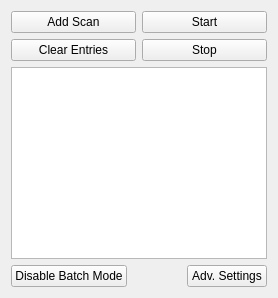
      <widget class="QWidget" name="tab_Batch">
       <attribute name="title">
        <string>Batch Settings</string>
       </attribute>
       <attribute name="toolTip">
        <string>&lt;html&gt;&lt;head/&gt;&lt;body&gt;&lt;p&gt;&lt;span style=&quot; font-weight:600;&quot;&gt;Jet GUI - Batch Settings&lt;/span&gt;&lt;/p&gt;&lt;p&gt;&lt;span style=&quot; font-style:italic;&quot;&gt;Usage&lt;/span&gt;:&lt;br/&gt;This tab enables the user to program a series of individual scans, that can be&lt;br/&gt;set to run in series automatically, one after the other. This means that, in&lt;br/&gt;principle, you should be able to setup a group of scans and walk away until&lt;br/&gt;they are all finished.&lt;/p&gt;&lt;p&gt;Its operation is rather simple:&lt;br/&gt;1) a few various settings are pushed to their respective entries in the other tabs,&lt;br/&gt;2) then a scan is begun, and instructed to stop after the desired number of&lt;br/&gt;back-and-forth sweeps have finished,&lt;br/&gt;3) then that scan is saved to an individual file, within a folder unique to the job,&lt;br/&gt;4) and finally the next setting is applied for the next scan.&lt;/p&gt;&lt;p&gt;Beware: check the settings carefully before beginning a batch scan! If you&lt;br/&gt;have programmed a setting that causes that scan or its initialization to fail&lt;br/&gt;(i.e. raise an error/exception), the entire set of scans will stop, leaving you&lt;br/&gt;with an incomplete job.&lt;/p&gt;&lt;p&gt;The individual filenames are set to this formula:&lt;br/&gt;- a new directory is created according to the timestamp of the started job&lt;br/&gt;- individual scans are saved to files named &amp;quot;BATCH_&amp;lt;title&amp;gt;_scan&amp;lt;number&amp;gt;.csv&amp;quot;&lt;br/&gt;- all individual scans will contain as comments whatever you've added to the table&lt;br/&gt;- a text file will also be created named &amp;quot;BATCH_&amp;lt;title&amp;gt;_DESCRIPTION.txt&amp;quot;,&lt;br/&gt;and it will contain the comment that you entered when you started the batch job&lt;/p&gt;&lt;p&gt;&lt;span style=&quot; font-style:italic;&quot;&gt;Keyboard Shortcuts&lt;/span&gt;:&lt;br/&gt;Escape - Exit the GUI&lt;br/&gt;Ctrl+PgDwn / Ctrl+Tab - Next tab&lt;br/&gt;Ctrl+PgUp / Ctrl+Shift+Tab - Previous tab&lt;/p&gt;&lt;p&gt;&lt;span style=&quot; font-style:italic;&quot;&gt;Mouse Shortcuts&lt;/span&gt;:&lt;br/&gt;(nothing special)&lt;/p&gt;&lt;/body&gt;&lt;/html&gt;</string>
       </attribute>
       <layout class="QVBoxLayout" name="verticalLayout_30">
        <item>
         <layout class="QGridLayout" name="gridLayout_13">
          <item row="1" column="0">
           <widget class="QPushButton" name="btn_BatchClear">
            <property name="text">
             <string>Clear Entries</string>
            </property>
           </widget>
          </item>
          <item row="0" column="0">
           <widget class="QPushButton" name="btn_BatchAddEntry">
            <property name="text">
             <string>Add Scan</string>
            </property>
           </widget>
          </item>
          <item row="0" column="1">
           <widget class="QPushButton" name="btn_BatchStart">
            <property name="text">
             <string>Start</string>
            </property>
           </widget>
          </item>
          <item row="1" column="1">
           <widget class="QPushButton" name="btn_BatchStop">
            <property name="text">
             <string>Stop</string>
            </property>
           </widget>
          </item>
         </layout>
        </item>
        <item>
         <widget class="QTableWidget" name="table_Batch"/>
        </item>
        <item>
         <layout class="QHBoxLayout" name="horizontalLayout_21">
          <item>
           <widget class="QPushButton" name="btn_DisableBatchScanMode">
            <property name="text">
             <string>Disable Batch Mode</string>
            </property>
           </widget>
          </item>
          <item>
           <spacer name="horizontalSpacer_21">
            <property name="orientation">
             <enum>Qt::Horizontal</enum>
            </property>
            <property name="sizeHint" stdset="0">
             <size>
              <width>40</width>
              <height>20</height>
             </size>
            </property>
           </spacer>
          </item>
          <item>
           <widget class="QPushButton" name="btn_AdvSettingsBatch">
            <property name="text">
             <string>Adv. Settings</string>
            </property>
           </widget>
          </item>
         </layout>
        </item>
       </layout>
      </widget>
